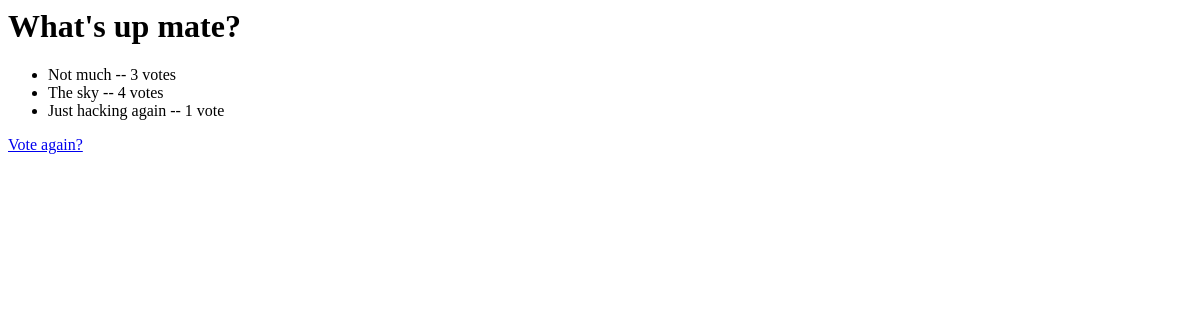
Before: /polls/1/results/ with the older database file.
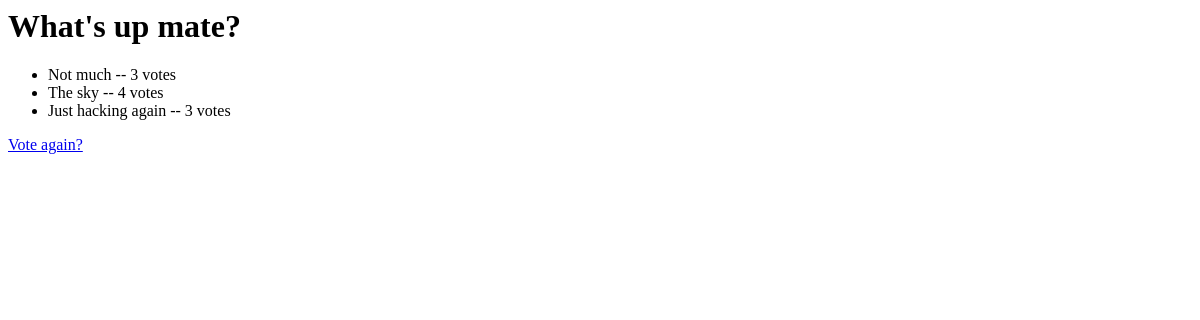
After: the same page with the newer database file.
### polls/models.py (models this page shows, shortened)
class Choice(models.Model):
    question = models.ForeignKey(Question, on_delete=models.CASCADE)
    choice_text = models.CharField(max_length=200)
    votes = models.IntegerField(default=0)

### polls/views.py (the view)
# urls.py: path('<int:pk>/results/',views.ResultView.as_view(),name='results'),
class ResultView(generic.DetailView):
    model = Question
    template_name = "polls/result.html"
    def get_queryset(self):
        return Question.objects.filter(pub_date__lte=timezone.now())

### polls/templates/polls/result.html
<h1>{{ question.question_text }}</h1>
<ul>
{% for choice in question.choice_set.all %}
    <li>{{ choice.choice_text }} -- {{ choice.votes }} vote{{ choice.votes|pluralize }}</li>
{% endfor %}
</ul>
<a href="{% url 'polls:detail' question.id %}">Vote again?</a>

Changed rows visible on the page:
changed Choice "Just hacking again": votes "1" → "3"
